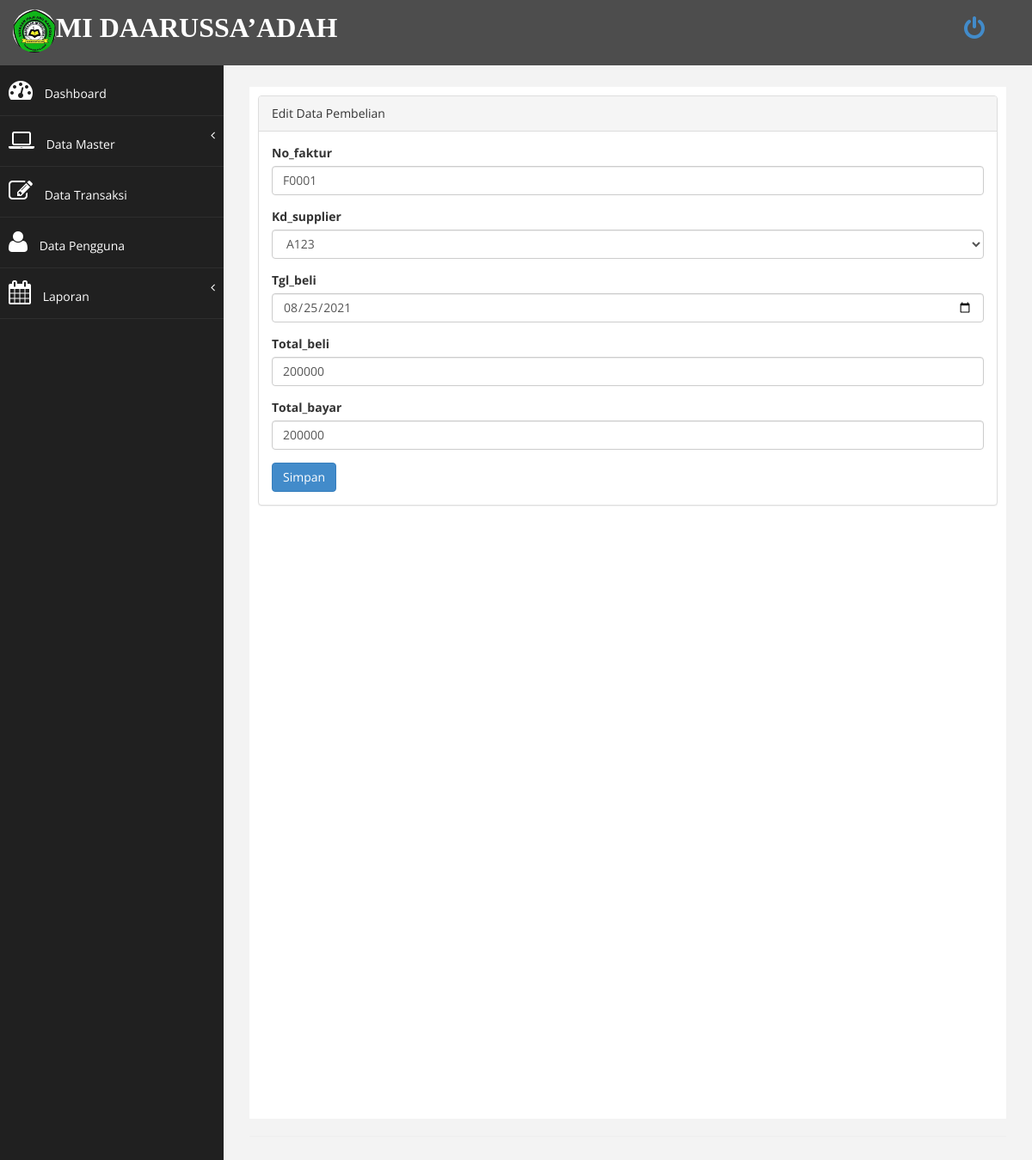
Page /index.php?page=pembelian&aksi=ubah&id=F0001 (signed in) on the committed database.
### tables this page shows
CREATE TABLE `tpembelianmaster` (
  `No_faktur` varchar(15) NOT NULL,
  `Kd_supplier` varchar(15) NOT NULL,
  `Tgl_beli` date DEFAULT NULL,
  `Total_beli` int(11) DEFAULT NULL,
  `Total_bayar` int(11) DEFAULT NULL
);

### page/pembelian/ubah.php (the view, shortened to what this page needs)
<?php
    $id=$_GET['id'];
    $sql = $koneksi->query("select * from tpembelianmaster where No_faktur='$id'");
    $data = $sql->fetch_assoc();
?>
<div class="panel panel-default">
<div class="panel-heading">
		Edit Data Pembelian
 </div>
<div class="panel-body">
                            <div class="row">
                                <div class="col-md-12">
                                    <form method="POST" enctype="multipart/form-data" onsubmit="return validasi(this)" >
                                        <div class="form-group">
                                            <label>No_faktur</label>
                                            <input class="form-control" name="No_faktur" value="<?php echo $data['No_faktur'];?>" />
                                        </div>
                                        <div class="form-group">
                                            <label> Kd_supplier</label>
                                            <select class="form-control" name="Kd_supplier" id="Kd_supplier">
                                                <option value="<?php echo $data['Kd_supplier'];?>"><?php echo $data['Kd_supplier'];?></option>
                                            </select>
                                        </div>
                                        <div class="form-group">
                                            <label>Tgl_beli</label>
                                            <input type="date" class="form-control" name="Tgl_beli" id="Tgl_beli" value="<?php echo $data['Tgl_beli'];?>">
                                        </div>
                                        <div class="form-group">
                                            <label>Total_beli</label>
                                            <input type="number" class="form-control" name="Total_beli"  id="pass" value="<?php echo $data['Total_beli'];?>"/>
                                        </div>
                                        <div class="form-group">
                                            <label>Total_bayar</label>
                                            <input type="number" class="form-control" name="Total_bayar" id="Total_bayar" value="<?php echo $data['Total_bayar'];?>" />
                                        </div>
                                        <div>
                                        	<input type="submit" name="simpan" value="Simpan" class="btn btn-primary">
                                        </div>
                                 </div>
                              </div>
 </div>
 </div>
 </div>

### assets/css/custom.css (style rules this page uses)
body { font-family: 'Open Sans', sans-serif; }

### rows in the picture
tpembelianmaster: No_faktur "F0001", Kd_supplier "A123", Tgl_beli "08/25/2021", Total_beli "200000", Total_bayar "200000"

### other values in the picture
$organisasi "MI DAARUSSA’ADAH"
